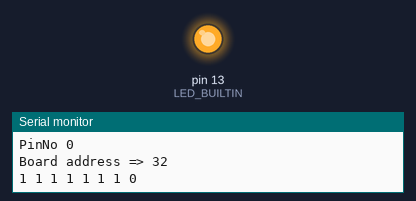
This sketch was run on a simulated Arduino Uno, built with avr-gcc and run on an emulated ATmega328P. Shown: output pins drawn as LEDs (lit = HIGH), the last lines printed to the serial monitor. Random numbers use the default seed unless the sketch sets one.

Above: at 1.0 s.
At 3.0 s:
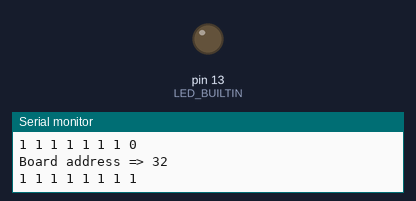
Timing chart, 0 to 5.2 s (numbered marks = the images above):
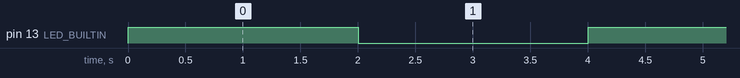

The sketch:

Pcf8574.ino
```cpp
#include "Pcf8574.h"

Pcf8574 pcf8574 = Pcf8574();
void setup() {
  Serial.begin(9600);
  pcf8574.setBoardAddress(0x20);
  pinMode(LED_BUILTIN, OUTPUT);
  Serial.println("init");
}

void loop() {
  digitalWrite(LED_BUILTIN, HIGH);
  int pinNo = random(0, 7);
  Serial.print("PinNo ");
  Serial.println(pinNo);
  pcf8574.switchPinOn(pinNo);
  pcf8574.displayPcf8574PinState();
  delay(2000);
  digitalWrite(LED_BUILTIN, LOW);
  pcf8574.switchPinOff(pinNo);
  pcf8574.displayPcf8574PinState();
  delay(2000);
}
```

Pcf8574.cpp
```cpp
/*
   Adarsh Model Trains
   Developed by Adarsh kumar
   Support adarshkumarsingh83@gmail.com
*/
#include "Pcf8574.h"
#include <Arduino.h>
#include <Wire.h>


void Pcf8574::initPcf8574() {
  _boardPinsState = new int[8];
  for (int i = 0; i < 8; i++) {
    _boardPinsState[i] = _OFF;
  }
  boardRefresh(0);
}

void Pcf8574::setBoardAddress(int boardsAddress) {
  this->_boardsAddress = boardsAddress;
}

int Pcf8574::getBoardAddress() {
  return this->_boardsAddress;
}

bool Pcf8574::switchPinOn(int pinNo) {
  _boardPinsState[pinNo] = _ON;
  boardRefresh(0);
  return true;
}

bool Pcf8574::switchPinOff(int pinNo) {
  _boardPinsState[pinNo] = _OFF;
  boardRefresh(0);
  return true;
}

bool Pcf8574::resetPcf8574() {
  for (int i = 0; i < 8; i++) {
    _boardPinsState[i] = _OFF;
  }
  boardRefresh(0);
  return true;
}

bool Pcf8574::refreshPcf8574() {
  boardRefresh(0);
  return true;
}

void Pcf8574::displayPcf8574PinState() {
  Serial.print("Board address => ");
  Serial.println( _boardsAddress );
  Serial.println();
  for (int j = 7; j >= 0; j--) {
    Serial.print(_boardPinsState[j]);
    Serial.print(" ");
  }
  Serial.println();
}

void Pcf8574::boardRefresh(int sum) {

  if (!_boardPinsState[7]) {
    sum += 128;
  }

  if (!_boardPinsState[6]) {
    sum += 64;
  }

  if (!_boardPinsState[5]) {
    sum += 32;
  }

  if (!_boardPinsState[4]) {
    sum += 16;
  }

  if (!_boardPinsState[3]) {
    sum += 8;
  }

  if (!_boardPinsState[2]) {
    sum += 4;
  }

  if (!_boardPinsState[1]) {
    sum += 2;
  }

  if (!_boardPinsState[0]) {
    sum += 1;
  }

  // Send the LSB 8 bits of LED_Pattern out to device 1
  // Wire.beginTransmission(_boardsAddress);
  // Wire.write(sum);
  // Wire.endTransmission();
  sum = 0;
}
```

Pcf8574.h
```cpp
/*
   Adarsh Model Trains
   Developed by Adarsh kumar
   Support adarshkumarsingh83@gmail.com
*/
#ifndef Pcf8574_h
#define Pcf8574_h

class Pcf8574 {

  private:
    int  _boardsAddress;
    int *_boardPinsState;

    void initPcf8574();
    void boardRefresh(int sum);

  public:
    const static bool _OFF = true;
    const static bool _ON = false;

    Pcf8574() {
      initPcf8574();
    }

    void setBoardAddress(int boardsAddress);
    int getBoardAddress();
    bool switchPinOn(int pinNo);
    bool switchPinOff(int pinNo);
    bool resetPcf8574();
    bool refreshPcf8574();
    void displayPcf8574PinState();

    ~Pcf8574() {
      delete[] _boardPinsState;
    }
};

#endif
```

Measured:
- by itself, pin 13 (LED_BUILTIN): alternates HIGH for 2.0 s and LOW for 2.0 s
